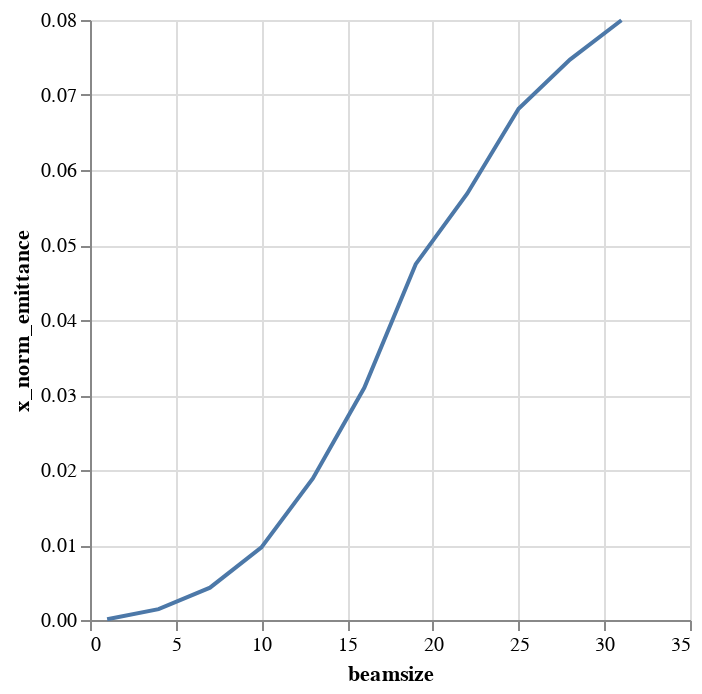

Notebook code for this chart:
### Code cell
alt.Chart(emit_df).mark_line().encode(
    x='beamsize',
    y='x_norm_emittance',
)

### Figure 1 — Vega-Lite specification as saved in the notebook (floating-point values rounded to 4 significant figures)
{"$schema": "https://vega.github.io/schema/vega-lite/v1.2.1.json", "data": {"values": [{"beamsize": 1, "losses": 0, "relbeta": 0.002308, "sourceID": 16777217, "sourceName": "bs_1", "x_emittance": 0.03888, "x_norm_emittance": 8.976e-05, "y_emittance": 0.0388, "y_norm_emittance": 8.958e-05}, {"beamsize": 4, "losses": 0, "relbeta": 0.002308, "sourceID": 16777218, "sourceName": "bs_4", "x_emittance": 0.6259, "x_norm_emittance": 0.001445, "y_emittance": 0.6147, "y_norm_emittance": 0.001419}, {"beamsize": 7, "losses": 0, "relbeta": 0.002308, "sourceID": 16777219, "sourceName": "bs_7", "x_emittance": 1.867, "x_norm_emittance": 0.004309, "y_emittance": 1.757, "y_norm_emittance": 0.004055}, {"beamsize": 10, "losses": 0, "relbeta": 0.002308, "sourceID": 16777220, "sourceName": "bs_10", "x_emittance": 4.196, "x_norm_emittance": 0.009687, "y_emittance": 3.781, "y_norm_emittance": 0.008728}, {"beamsize": 13, "losses": 1, "relbeta": 0.002308, "sourceID": 16777221, "sourceName": "bs_13", "x_emittance": 8.181, "x_norm_emittance": 0.01888, "y_emittance": 6.529, "y_norm_emittance": 0.01507}, {"beamsize": 16, "losses": 13, "relbeta": 0.002308, "sourceID": 16777222, "sourceName": "bs_16", "x_emittance": 13.41, "x_norm_emittance": 0.03096, "y_emittance": 9.296, "y_norm_emittance": 0.02146}, {"beamsize": 19, "losses": 33, "relbeta": 0.002308, "sourceID": 16777223, "sourceName": "bs_19", "x_emittance": 20.55, "x_norm_emittance": 0.04745, "y_emittance": 13.33, "y_norm_emittance": 0.03078}, {"beamsize": 22, "losses": 55, "relbeta": 0.002308, "sourceID": 16777224, "sourceName": "bs_22", "x_emittance": 24.62, "x_norm_emittance": 0.05684, "y_emittance": 17.63, "y_norm_emittance": 0.04069}, {"beamsize": 25, "losses": 109, "relbeta": 0.002308, "sourceID": 16777225, "sourceName": "bs_25", "x_emittance": 29.53, "x_norm_emittance": 0.06817, "y_emittance": 19.23, "y_norm_emittance": 0.0444}, {"beamsize": 28, "losses": 150, "relbeta": 0.002308, "sourceID": 16777226, "sourceName": "bs_28", "x_emittance": 32.37, "x_norm_emittance": 0.07472, "y_emittance": 22.98, "y_norm_emittance": 0.05305}, {"beamsize": 31, "losses": 186, "relbeta": 0.002308, "sourceID": 16777227, "sourceName": "bs_31", "x_emittance": 34.64, "x_norm_emittance": 0.07996, "y_emittance": 24.76, "y_norm_emittance": 0.05715}]}, "encoding": {"x": {"field": "beamsize", "type": "quantitative"}, "y": {"field": "x_norm_emittance", "type": "quantitative"}}, "mark": "line"}
